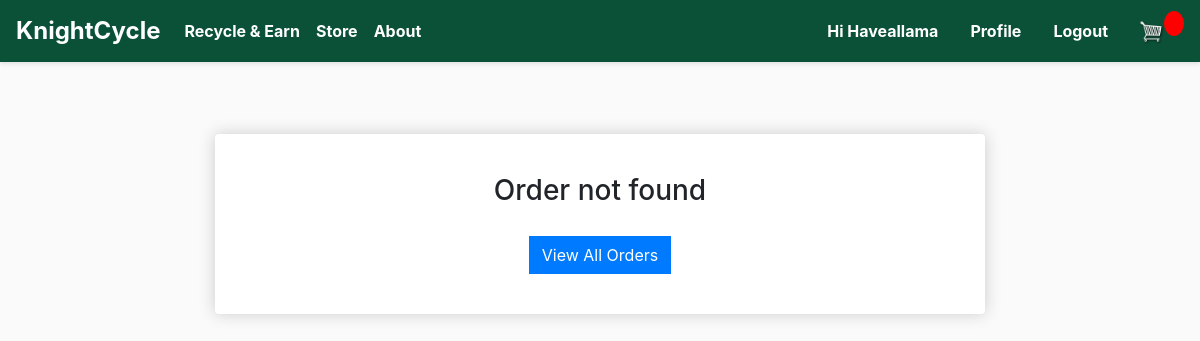
The page /store/order/104/ (signed in) on the database as committed earlier.
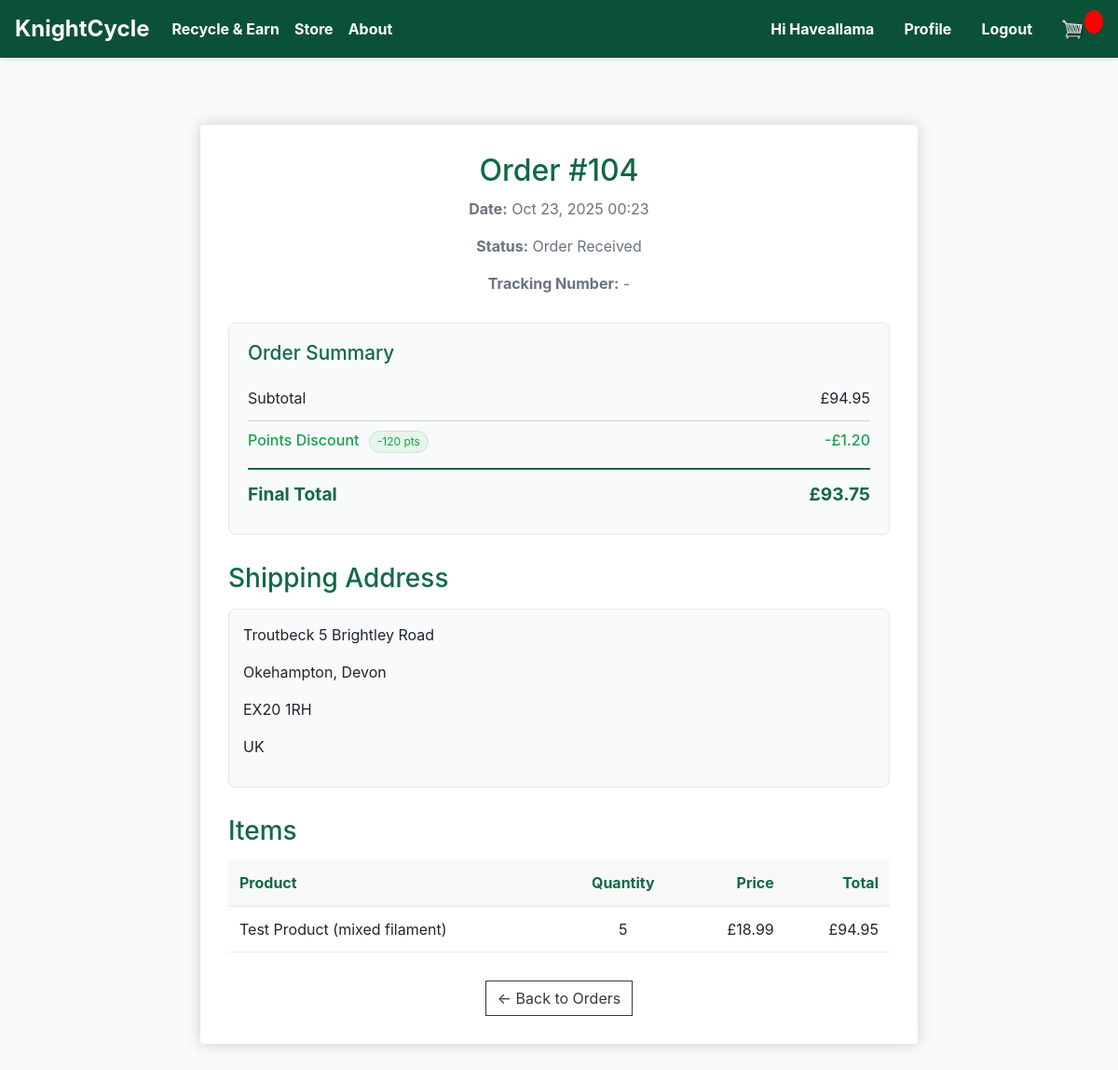
The same page on the database as committed later.
### store/models.py (models this page shows, shortened)
class Order(models.Model):
    customer = models.ForeignKey(Customer, on_delete=models.SET_NULL, null=True, blank=True)
    date_ordered = models.DateTimeField(auto_now_add=True)
    status = models.CharField(max_length=20, choices=OrderStatus.choices, default=OrderStatus.POTENTIAL)
    transaction_id = models.CharField(max_length=100, null=True, blank=True)
    tracking_number = models.CharField(max_length=100, null=True, blank=True)
    points_used = models.PositiveIntegerField(default=0)
    points_discount = models.DecimalField(max_digits=10, decimal_places=2, default=Decimal('0.00'))
    @property
    def get_cart_total(self):
        orderitems = self.orderitem_set.all()
        total = sum([item.get_total for item in orderitems])
        return total
    @property
    def points_discount_gbp(self):
        if self.points_discount:
            return Decimal(self.points_discount).quantize(Decimal('0.01'))
        return (Decimal(self.points_used) / Decimal('100')).quantize(Decimal('0.01'))
    @property
    def get_cart_total_after_points(self):
        subtotal = self.get_cart_total
        discount = (self.points_discount or (Decimal(self.points_used) / Decimal('100')))
        final_total = subtotal - discount
        if final_total < Decimal('0.00'):
            final_total = Decimal('0.00')
        return final_total.quantize(Decimal('0.01'))

class OrderItem(models.Model):
	product = models.ForeignKey(Product, on_delete=models.SET_NULL, null=True)
	order = models.ForeignKey(Order, on_delete=models.SET_NULL, null=True)
	quantity = models.IntegerField(default=0, null=True, blank=True)
	date_added = models.DateTimeField(auto_now_add=True)
	@property
	def get_total(self):
		if self.product:
			return self.product.price * self.quantity
		return 0

class Product(models.Model):
    name = models.CharField(max_length=200)
    slug = models.SlugField(max_length=200, unique=True, blank=True)
    price = models.DecimalField(max_digits=7, decimal_places=2)
    digital = models.BooleanField(default=False, null=True, blank=True)
    image = models.ImageField(null=True, blank=True)
    is_active = models.BooleanField(default=True)
    description = models.TextField(null=True, blank=True)
    stock_quantity = models.IntegerField(default=0, help_text="Number of items in stock")  # ✅ New field
    low_stock_threshold = models.IntegerField(default=5, help_text="Alert when stock falls below this")  # ✅ New field

class ShippingAddress(models.Model):
    customer = models.ForeignKey(Customer, on_delete=models.SET_NULL, null=True)
    order = models.ForeignKey(Order, on_delete=models.SET_NULL, null=True)
    address = models.CharField(max_length=200)
    city = models.CharField(max_length=200)
    county = models.CharField(max_length=200)
    postcode = models.CharField(max_length=20)
    country = models.CharField(max_length=100, default="Unknown")
    is_saved = models.BooleanField(default=False)
    date_added = models.DateTimeField(auto_now_add=True)

### store/views.py (the view, shortened to what this page needs)
# urls.py: path('order/<int:order_id>/', views.order_detail, name='order_detail'),
@login_required
def order_detail(request, order_id):
    customer = getattr(request.user, 'customer', None)
    order = None
    items = []
    address_obj = None
    if customer:
        order = Order.objects.filter(customer=customer, id=order_id).first()
        if order:
            items = order.orderitem_set.all()
            address_obj = order.shippingaddress_set.first()
    if not order:
        return render(request, 'pages/order_detail.html', {'order': None, 'items': []})
    return render(request, 'pages/order_detail.html', {'order': order, 'items': items})

### templates/pages/order_detail.html (shortened to what this page needs)
{% extends 'store/main.html' %}
{% load static %}
{% block content %}
<div class="container" style="max-width: 800px; margin: 40px auto;">
    {% if order %}
    <div class="box-element" style="padding: 30px;">
        <h2 style="color: #116944; text-align: center; margin-bottom: 10px;">
            Order #{{ order.id }}
        </h2>
        <div style="text-align: center; color: #6b7280; margin-bottom: 30px;">
            <p><strong>Date:</strong> {{ order.date_ordered|date:"M d, Y H:i" }}</p>
            <p><strong>Status:</strong> {{ order.status }}</p>
            <p><strong>Tracking Number:</strong> {{ order.tracking_number|default:"-" }}</p>
        </div>
        <div class="order-summary">
            <h3>Order Summary</h3>
            <div class="summary-line subtotal">
                <span>Subtotal</span>
                <span>£{{ order.get_cart_total|floatformat:2 }}</span>
            </div>
            {% if order.points_used > 0 %}
            <div class="summary-line discount">
                <span>
                    Points Discount
                    <small class="chip">-{{ order.points_used }} pts</small>
                </span>
                <span>-£{{ order.points_discount_gbp|floatformat:2 }}</span>
            </div>
            {% endif %}
            <div class="summary-line total">
                <span>Final Total</span>
                <span>£{{ order.get_cart_total_after_points|floatformat:2 }}</span>
            </div>
        </div>
        <h3 style="color: #116944; margin: 30px 0 15px;">Shipping Address</h3>
        <div style="background: #f9fafb; padding: 15px; border-radius: 8px; border: 1px solid #e5e7eb;">
            <p>{{ order.shippingaddress_set.first.address }}</p>
            <p>{{ order.shippingaddress_set.first.city }}{% if order.shippingaddress_set.first.county %}, {{ order.shippingaddress_set.first.county }}{% endif %}</p>
            <p>{{ order.shippingaddress_set.first.postcode }}</p>
            <p>{{ order.shippingaddress_set.first.country }}</p>
        </div>
        <h3 style="color: #116944; margin: 30px 0 15px;">Items</h3>
        <table style="width: 100%; border-collapse: collapse;">
            <thead>
                <tr style="background: #f8f8f8; border-bottom: 2px solid #e6f4ea;">
                    <th style="padding: 12px; text-align: left; color: #116944;">Product</th>
                    <th style="padding: 12px; text-align: center; color: #116944;">Quantity</th>
                    <th style="padding: 12px; text-align: right; color: #116944;">Price</th>
                    <th style="padding: 12px; text-align: right; color: #116944;">Total</th>
                </tr>
            </thead>
            <tbody>
                {% for item in items %}
                <tr style="border-bottom: 1px solid #eee;">
                    <td style="padding: 12px;">{{ item.product.name }}</td>
                    <td style="padding: 12px; text-align: center;">{{ item.quantity }}</td>
                    <td style="padding: 12px; text-align: right;">£{{ item.product.price|floatformat:2 }}</td>
                    <td style="padding: 12px; text-align: right;">£{{ item.get_total|floatformat:2 }}</td>
                </tr>
                {% endfor %}
            </tbody>
        </table>
        <div style="text-align: center; margin-top: 30px;">
            <a href="{% url 'store:orders' %}" class="btn btn-outline-dark">← Back to Orders</a>
        </div>
    </div>
    {% else %}
    <div class="box-element" style="text-align: center; padding: 40px;">
        <h3>Order not found</h3>
        <a href="{% url 'store:orders' %}" class="btn btn-primary" style="margin-top: 20px;">View All Orders</a>
    </div>
    {% endif %}
</div>
{% endblock content %}

### store/templates/store/main.html (shortened to what this page needs)
<!DOCTYPE html>
{% load static %}
<html>
    <head>
        <link rel="stylesheet" href="https://stackpath.bootstrapcdn.com/bootstrap/4.4.1/css/bootstrap.min.css">
        <link rel="stylesheet" type="text/css" href="{% static 'css/main.css' %}">
    </head>
    <body>
    <nav class="navbar navbar-expand-lg navbar-dark navbar-eco">
    <a class="navbar-brand" href="{% url 'home' %}">KnightCycle</a>
    <div class="collapse navbar-collapse" id="navbarSupportedContent">
        <ul class="navbar-nav mr-auto">
        <li class="nav-item active">
             <a class="nav-link" href="{% url 'send_waste' %}">Recycle & Earn <span class="sr-only">(current)</span></a>
        </li>
        <li class="nav-item active">
            <a class="nav-link" href="{% url 'store:store' %}">Store <span class="sr-only">(current)</span></a>
        </li>
        <li class="nav-item active">
            <a class="nav-link" href="{% url 'about' %}">About <span class="sr-only">(current)</span></a>
        </li>
        </ul>
        <div class="form-inline my-2 my-lg-0">
                        {% if user.is_authenticated %}
                            <span class="nav-link greeting">Hi {{ user.username }}</span>
                            <a class="nav-link" href="{% url 'store:profile' %}">Profile</a>
                            <a class="nav-link" href="{% url 'store:logout' %}">Logout</a>
                        {% else %}
                            <a class="nav-link" href="{% url 'store:login' %}">Login <span class="sr-only">(current)</span></a>
                        {% endif %}
            <a href="{% url 'store:cart' %}">
                <img  id="cart-icon" src="{% static 'images/cart.png' %}">
            </a>
            <p id="cart-total">{{cartItems}}</p>
        </div>
    </div>
    </nav>
    <div class="container">
        <br>
        {% block content %}
        {% endblock %}
    </div>
    </body>
</html>

### static/css/main.css (style rules this page uses)
html { overflow-y: scroll !important; overflow-x: hidden; }
body { min-height: 100vh !important; height: 100% !important; margin: 0; padding: 0; background-color: hsl(0, 0%, 98%); font-family: -apple-system, BlinkMacSystemFont, 'Segoe UI', Roboto, Oxygen, Ubuntu, Cantarell, sans-serif; }
#cart-icon { width: 25px; display: inline-block; margin-left: 15px; }
#cart-total { display: block; text-align: center; color: #fff; background-color: red; width: 20px; height: 25px; border-radius: 50%; font-size: 14px; }
.btn { border-radius: 0; }
html, body { min-height: 100vh !important; height: 100% !important; overflow-y: scroll !important; overflow-x: hidden; margin: 0; padding: 0; }
body { padding-top: 0; }
.navbar-eco { position: fixed !important; top: 0 !important; left: 0 !important; right: 0 !important; width: 100% !important; z-index: 1000 !important; background-color: #0b5137 !important; box-shadow: 0 2px 4px rgba(0,0,0,0.1); }
.navbar { box-shadow: 0 2px 4px rgba(0,0,0,0.1); }
.navbar-brand { font-weight: 700; font-size: 1.5rem; color: #fff !important; }
.nav-link { font-weight: 500; transition: opacity 0.2s ease; color: #fff !important; }
body > .container, body > section, body > div:first-of-type { margin-top: 70px; }
.box-element { box-shadow: hsl(0, 0%, 80%) 0 0 16px; background-color: #fff; border-radius: 4px; padding: 10px; }

### store/templates/store/main.html (style rules this page uses)
.navbar-eco .nav-link, .navbar-eco .nav-link.greeting { font-weight: 700 !important; color: #fff !important; opacity: 1 !important; }

### templates/pages/order_detail.html (style rules this page uses)
.order-summary { background: #f9fafb; border: 1px solid #e5e7eb; border-radius: 8px; padding: 20px; margin: 20px 0; }
.order-summary h3 { color: #116944; margin-bottom: 15px; font-size: 1.3rem; }
.summary-line { display: flex; justify-content: space-between; padding: 8px 0; font-size: 1rem; }
.summary-line.subtotal { border-bottom: 1px solid #d1d5db; padding-bottom: 12px; }
.summary-line.discount { color: #16a34a; font-weight: 500; }
.summary-line.discount .chip { display: inline-block; background: #e6f4ea; border: 1px solid #c8e7d2; border-radius: 999px; padding: 2px 8px; font-size: 0.75rem; margin-left: 6px; }
.summary-line.total { border-top: 2px solid #116944; padding-top: 12px; margin-top: 8px; font-weight: 700; font-size: 1.2rem; color: #116944; }

Rows that differ between the two databases and show on the page:
added Order: id "104", date_ordered "Oct 23, 2025 00:23", status "Order Received", tracking_number "-", get_cart_total "94.95", points_used "120", points_discount_gbp "1.20", get_cart_total_after_points "93.75", shippingaddress_set.first.address "Troutbeck 5 Brightley Road", shippingaddress_set.first.city "Okehampton", shippingaddress_set.first.county "Devon", shippingaddress_set.first.postcode "EX20 1RH", shippingaddress_set.first.country "UK"
added OrderItem: product.name "Test Product (mixed filament)", quantity "5", product.price "18.99", get_total "94.95"
Other text that changed with them:
text no longer shown: "Order not found View All Orders"
text now shown: "Order # Date: Status: Tracking Number: Order Summary Subtotal £ Points Discount - pts -£ Final Total £ Shipping Address , Items Product Quantity Price Total ← Back to Orders"
